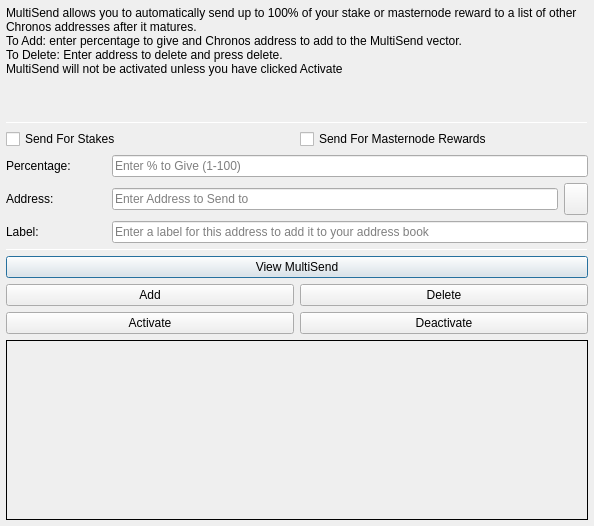
<?xml version="1.0" encoding="UTF-8"?>
<ui version="4.0">
 <class>MultiSendDialog</class>
 <widget class="QDialog" name="MultiSendDialog">
  <property name="windowModality">
   <enum>Qt::NonModal</enum>
  </property>
  <property name="geometry">
   <rect>
    <x>0</x>
    <y>0</y>
    <width>594</width>
    <height>526</height>
   </rect>
  </property>
  <property name="windowTitle">
   <string>MultiSend</string>
  </property>
  <layout class="QVBoxLayout" name="verticalLayout" stretch="0">
   <property name="leftMargin">
    <number>6</number>
   </property>
   <property name="topMargin">
    <number>6</number>
   </property>
   <property name="rightMargin">
    <number>6</number>
   </property>
   <property name="bottomMargin">
    <number>6</number>
   </property>
   <item>
    <layout class="QVBoxLayout" name="verticalLayout_Main" stretch="1,1,1,0,1,1,1">
     <item>
      <widget class="QLabel" name="label_2">
       <property name="lineWidth">
        <number>1</number>
       </property>
       <property name="text">
        <string>MultiSend allows you to automatically send up to 100% of your stake or masternode reward to a list of other Chronos addresses after it matures.
To Add: enter percentage to give and Chronos address to add to the MultiSend vector.
To Delete: Enter address to delete and press delete.
MultiSend will not be activated unless you have clicked Activate</string>
       </property>
       <property name="alignment">
        <set>Qt::AlignLeading|Qt::AlignLeft|Qt::AlignTop</set>
       </property>
       <property name="wordWrap">
        <bool>true</bool>
       </property>
      </widget>
     </item>
     <item>
      <widget class="Line" name="line">
       <property name="minimumSize">
        <size>
         <width>0</width>
         <height>1</height>
        </size>
       </property>
       <property name="maximumSize">
        <size>
         <width>16777215</width>
         <height>1</height>
        </size>
       </property>
       <property name="orientation">
        <enum>Qt::Horizontal</enum>
       </property>
      </widget>
     </item>
     <item>
      <layout class="QVBoxLayout" name="verticalLayout_Settings">
       <item>
        <layout class="QHBoxLayout" name="horizontalLayout">
         <item>
          <widget class="QCheckBox" name="multiSendStakeCheckBox">
           <property name="text">
            <string>Send For Stakes</string>
           </property>
          </widget>
         </item>
         <item>
          <widget class="QCheckBox" name="multiSendMasternodeCheckBox">
           <property name="text">
            <string>Send For Masternode Rewards</string>
           </property>
          </widget>
         </item>
        </layout>
       </item>
       <item>
        <layout class="QHBoxLayout" name="horizontalLayout_6">
         <item>
          <widget class="QLabel" name="label">
           <property name="minimumSize">
            <size>
             <width>100</width>
             <height>0</height>
            </size>
           </property>
           <property name="toolTip">
            <string>Percentage of stake to send</string>
           </property>
           <property name="text">
            <string>Percentage:</string>
           </property>
          </widget>
         </item>
         <item>
          <widget class="QLineEdit" name="multiSendPercentEdit">
           <property name="toolTip">
            <string>Enter whole numbers 1 - 100</string>
           </property>
           <property name="placeholderText">
            <string>Enter % to Give (1-100)</string>
           </property>
          </widget>
         </item>
        </layout>
       </item>
       <item>
        <layout class="QHBoxLayout" name="horizontalLayout_7">
         <item>
          <widget class="QLabel" name="label_5">
           <property name="minimumSize">
            <size>
             <width>100</width>
             <height>0</height>
            </size>
           </property>
           <property name="toolTip">
            <string>Address to send portion of stake to</string>
           </property>
           <property name="text">
            <string>Address:</string>
           </property>
          </widget>
         </item>
         <item>
          <widget class="QLineEdit" name="multiSendAddressEdit">
           <property name="toolTip">
            <string/>
           </property>
           <property name="placeholderText">
            <string>Enter Address to Send to</string>
           </property>
          </widget>
         </item>
         <item>
          <widget class="QToolButton" name="addressBookButton">
           <property name="maximumSize">
            <size>
             <width>16777215</width>
             <height>32</height>
            </size>
           </property>
           <property name="toolTip">
            <string>Choose an address from the address book</string>
           </property>
           <property name="text">
            <string/>
           </property>
           <property name="icon">
            <iconset resource="../chronos.qrc">
             <normaloff>:/icons/address-book</normaloff>:/icons/address-book</iconset>
           </property>
           <property name="shortcut">
            <string>Alt+A</string>
           </property>
          </widget>
         </item>
        </layout>
       </item>
      </layout>
     </item>
     <item>
      <layout class="QHBoxLayout" name="horizontalLayout_3">
       <item>
        <widget class="QLabel" name="label_3">
         <property name="minimumSize">
          <size>
           <width>100</width>
           <height>0</height>
          </size>
         </property>
         <property name="text">
          <string>Label:</string>
         </property>
        </widget>
       </item>
       <item>
        <widget class="QLineEdit" name="labelAddressLabelEdit">
         <property name="placeholderText">
          <string>Enter a label for this address to add it to your address book</string>
         </property>
        </widget>
       </item>
      </layout>
     </item>
     <item>
      <widget class="Line" name="line_2">
       <property name="minimumSize">
        <size>
         <width>0</width>
         <height>1</height>
        </size>
       </property>
       <property name="maximumSize">
        <size>
         <width>16777215</width>
         <height>1</height>
        </size>
       </property>
       <property name="orientation">
        <enum>Qt::Horizontal</enum>
       </property>
      </widget>
     </item>
     <item>
      <layout class="QVBoxLayout" name="verticalLayout_Buttons">
       <item>
        <layout class="QHBoxLayout" name="horizontalLayout_4">
         <item>
          <widget class="QPushButton" name="viewButton">
           <property name="toolTip">
            <string/>
           </property>
           <property name="statusTip">
            <string>View MultiSend Vector</string>
           </property>
           <property name="text">
            <string>View MultiSend</string>
           </property>
          </widget>
         </item>
        </layout>
       </item>
       <item>
        <layout class="QHBoxLayout" name="horizontalLayout_2">
         <item>
          <widget class="QPushButton" name="addButton">
           <property name="toolTip">
            <string/>
           </property>
           <property name="statusTip">
            <string>Add to MultiSend Vector</string>
           </property>
           <property name="text">
            <string>Add</string>
           </property>
          </widget>
         </item>
         <item>
          <widget class="QPushButton" name="deleteButton">
           <property name="toolTip">
            <string/>
           </property>
           <property name="statusTip">
            <string>Delete Address From MultiSend Vector</string>
           </property>
           <property name="text">
            <string>Delete</string>
           </property>
          </widget>
         </item>
        </layout>
       </item>
       <item>
        <layout class="QHBoxLayout" name="horizontalLayout_5">
         <item>
          <widget class="QPushButton" name="activateButton">
           <property name="statusTip">
            <string>Activate MultiSend</string>
           </property>
           <property name="text">
            <string>Activate</string>
           </property>
          </widget>
         </item>
         <item>
          <widget class="QPushButton" name="disableButton">
           <property name="statusTip">
            <string>Deactivate MultiSend</string>
           </property>
           <property name="text">
            <string>Deactivate</string>
           </property>
          </widget>
         </item>
        </layout>
       </item>
      </layout>
     </item>
     <item>
      <widget class="QLabel" name="message">
       <property name="minimumSize">
        <size>
         <width>0</width>
         <height>180</height>
        </size>
       </property>
       <property name="frameShape">
        <enum>QFrame::Panel</enum>
       </property>
       <property name="frameShadow">
        <enum>QFrame::Plain</enum>
       </property>
       <property name="lineWidth">
        <number>1</number>
       </property>
       <property name="midLineWidth">
        <number>1</number>
       </property>
       <property name="text">
        <string/>
       </property>
       <property name="alignment">
        <set>Qt::AlignLeading|Qt::AlignLeft|Qt::AlignTop</set>
       </property>
       <property name="wordWrap">
        <bool>true</bool>
       </property>
      </widget>
     </item>
    </layout>
   </item>
  </layout>
 </widget>
 <resources>
  <include location="../chronos.qrc"/>
 </resources>
 <connections/>
</ui>
